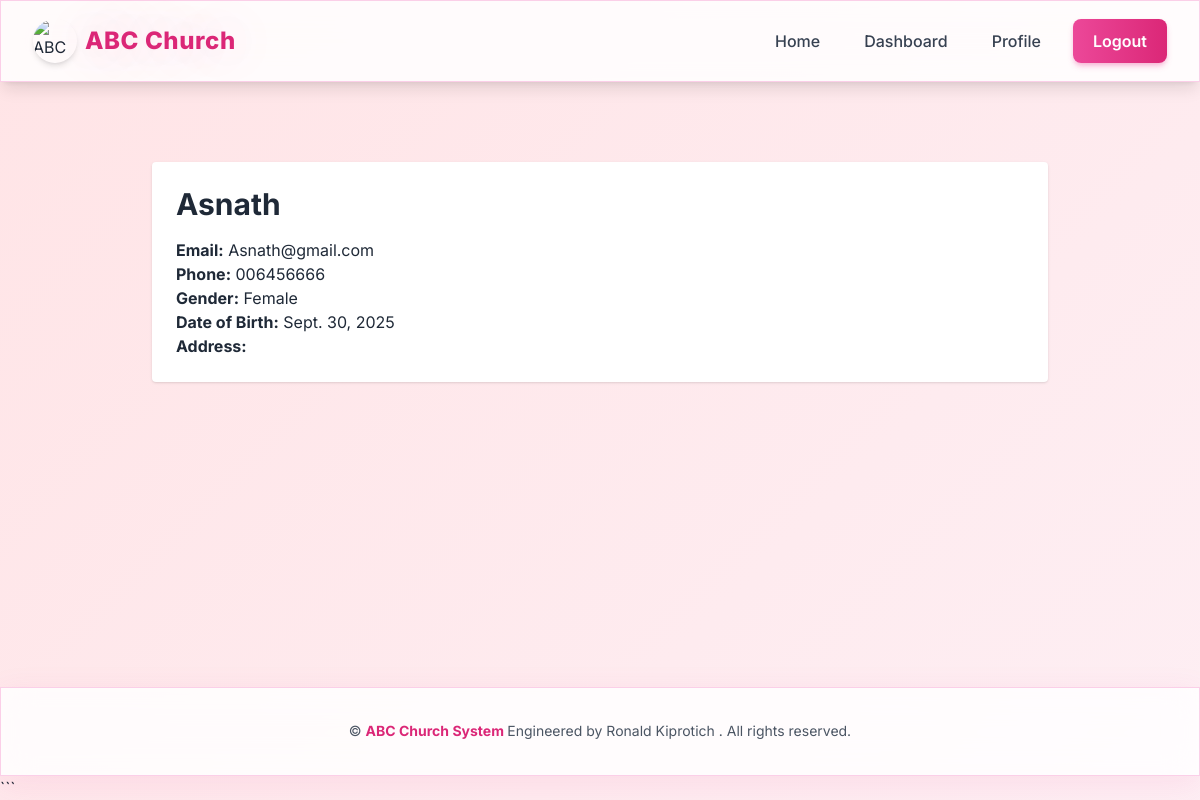
/members/5/ (signed in), run on the app's committed database.
### members/models.py (models this page shows, shortened)
class Member(models.Model):
    user = models.OneToOneField(settings.AUTH_USER_MODEL, on_delete=models.CASCADE)
    full_name = models.CharField(max_length=100)
    date_of_birth = models.DateField(null=True, blank=True)
    gender = models.CharField(max_length=10, choices=[('Male','Male'),('Female','Female')])
    phone = models.CharField(max_length=20, blank=True)
    address = models.TextField(blank=True)
    profile_photo = models.ImageField(upload_to='members/', null=True, blank=True)

### accounts/models.py (models this page shows)
class User(AbstractUser):
    ROLE_CHOICES = [
        ('admin', 'Admin'),
        ('pastor', 'Pastor'),
        ('member', 'Member'),
        ('finance', 'Finance Officer'),
    ]
    role = models.CharField(max_length=20, choices=ROLE_CHOICES, default='member')

### members/views.py (the view)
# urls.py: path('<int:pk>/', views.member_detail, name='member_detail'),
@admin_required
def member_detail(request, pk):
    member = get_object_or_404(Member, pk=pk)
    return render(request, 'members/member_detail.html', {'member': member})

### members/views.py (called while the page is built)
def admin_required(view_func):
    return user_passes_test(lambda u: u.is_superuser)(view_func)

### members/templates/members/member_detail.html (shortened to what this page needs)
{% extends 'accounts/base.html' %}
{% block content %}
<div class="max-w-4xl mx-auto mt-8 p-6 bg-white dark:bg-gray-800 rounded shadow">
  <h1 class="text-3xl font-bold mb-4">{{ member.full_name }}</h1>
  <p><strong>Email:</strong> {{ member.user.email }}</p>
  <p><strong>Phone:</strong> {{ member.phone }}</p>
  <p><strong>Gender:</strong> {{ member.gender }}</p>
  <p><strong>Date of Birth:</strong> {{ member.date_of_birth }}</p>
  <p><strong>Address:</strong> {{ member.address }}</p>
</div>
{% endblock %}

### accounts/templates/accounts/base.html (style rules this page uses)
* { font-family: 'Inter', sans-serif; box-sizing: border-box; }
html { scroll-behavior: smooth; }
body { font-feature-settings: "cv02", "cv03", "cv04", "cv11"; overflow-x: hidden; }
.animated-gradient { background: linear-gradient( -45deg, #fce7f3, #fbcfe8, #fdf2f8, #ffe4e6 ); background-size: 400% 400%; animation: gradientShift 15s ease infinite; }

### data on the page
Member: full_name "Asnath", user.email "Asnath@gmail.com", phone "006456666", gender "Female", date_of_birth "Sept. 30, 2025"
